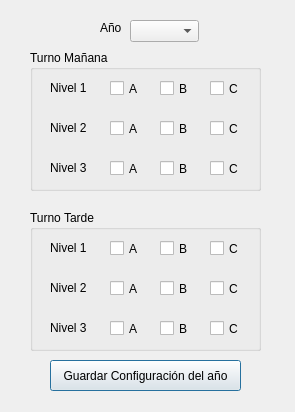
<?xml version="1.0" encoding="UTF-8"?>
<ui version="4.0">
 <class>dlgCursos</class>
 <widget class="QDialog" name="dlgCursos">
  <property name="geometry">
   <rect>
    <x>0</x>
    <y>0</y>
    <width>295</width>
    <height>412</height>
   </rect>
  </property>
  <property name="minimumSize">
   <size>
    <width>295</width>
    <height>412</height>
   </size>
  </property>
  <property name="maximumSize">
   <size>
    <width>295</width>
    <height>412</height>
   </size>
  </property>
  <property name="windowTitle">
   <string>Configuración de Cursos</string>
  </property>
  <widget class="QGroupBox" name="gbTManiana">
   <property name="geometry">
    <rect>
     <x>30</x>
     <y>50</y>
     <width>231</width>
     <height>141</height>
    </rect>
   </property>
   <property name="title">
    <string>Turno Mañana</string>
   </property>
   <widget class="QLabel" name="lblNivel1M">
    <property name="geometry">
     <rect>
      <x>20</x>
      <y>30</y>
      <width>41</width>
      <height>16</height>
     </rect>
    </property>
    <property name="text">
     <string>Nivel 1</string>
    </property>
   </widget>
   <widget class="QLabel" name="lblNivel2M">
    <property name="geometry">
     <rect>
      <x>20</x>
      <y>70</y>
      <width>41</width>
      <height>16</height>
     </rect>
    </property>
    <property name="text">
     <string>Nivel 2</string>
    </property>
   </widget>
   <widget class="QLabel" name="lblNivel3M">
    <property name="geometry">
     <rect>
      <x>20</x>
      <y>110</y>
      <width>41</width>
      <height>16</height>
     </rect>
    </property>
    <property name="text">
     <string>Nivel 3</string>
    </property>
   </widget>
   <widget class="QCheckBox" name="cbM1A">
    <property name="geometry">
     <rect>
      <x>80</x>
      <y>30</y>
      <width>31</width>
      <height>17</height>
     </rect>
    </property>
    <property name="text">
     <string>A</string>
    </property>
   </widget>
   <widget class="QCheckBox" name="cbM2A">
    <property name="geometry">
     <rect>
      <x>80</x>
      <y>70</y>
      <width>31</width>
      <height>17</height>
     </rect>
    </property>
    <property name="text">
     <string>A</string>
    </property>
   </widget>
   <widget class="QCheckBox" name="cbM3A">
    <property name="geometry">
     <rect>
      <x>80</x>
      <y>110</y>
      <width>31</width>
      <height>17</height>
     </rect>
    </property>
    <property name="text">
     <string>A</string>
    </property>
   </widget>
   <widget class="QCheckBox" name="cbM1B">
    <property name="geometry">
     <rect>
      <x>130</x>
      <y>30</y>
      <width>31</width>
      <height>17</height>
     </rect>
    </property>
    <property name="text">
     <string>B</string>
    </property>
   </widget>
   <widget class="QCheckBox" name="cbM3B">
    <property name="geometry">
     <rect>
      <x>130</x>
      <y>110</y>
      <width>31</width>
      <height>17</height>
     </rect>
    </property>
    <property name="text">
     <string>B</string>
    </property>
   </widget>
   <widget class="QCheckBox" name="cbM2B">
    <property name="geometry">
     <rect>
      <x>130</x>
      <y>70</y>
      <width>31</width>
      <height>17</height>
     </rect>
    </property>
    <property name="text">
     <string>B</string>
    </property>
   </widget>
   <widget class="QCheckBox" name="cbM1C">
    <property name="geometry">
     <rect>
      <x>180</x>
      <y>30</y>
      <width>31</width>
      <height>17</height>
     </rect>
    </property>
    <property name="text">
     <string>C</string>
    </property>
   </widget>
   <widget class="QCheckBox" name="cbM3C">
    <property name="geometry">
     <rect>
      <x>180</x>
      <y>110</y>
      <width>31</width>
      <height>17</height>
     </rect>
    </property>
    <property name="text">
     <string>C</string>
    </property>
   </widget>
   <widget class="QCheckBox" name="cbM2C">
    <property name="geometry">
     <rect>
      <x>180</x>
      <y>70</y>
      <width>31</width>
      <height>17</height>
     </rect>
    </property>
    <property name="text">
     <string>C</string>
    </property>
   </widget>
  </widget>
  <widget class="QPushButton" name="pbGuardarCursos">
   <property name="geometry">
    <rect>
     <x>50</x>
     <y>360</y>
     <width>191</width>
     <height>31</height>
    </rect>
   </property>
   <property name="text">
    <string>Guardar Configuración del año</string>
   </property>
  </widget>
  <widget class="QGroupBox" name="gbTTarde">
   <property name="geometry">
    <rect>
     <x>30</x>
     <y>210</y>
     <width>231</width>
     <height>141</height>
    </rect>
   </property>
   <property name="title">
    <string>Turno Tarde</string>
   </property>
   <widget class="QLabel" name="lblNivel1T">
    <property name="geometry">
     <rect>
      <x>20</x>
      <y>30</y>
      <width>41</width>
      <height>16</height>
     </rect>
    </property>
    <property name="text">
     <string>Nivel 1</string>
    </property>
   </widget>
   <widget class="QLabel" name="lblNivel2T">
    <property name="geometry">
     <rect>
      <x>20</x>
      <y>70</y>
      <width>41</width>
      <height>16</height>
     </rect>
    </property>
    <property name="text">
     <string>Nivel 2</string>
    </property>
   </widget>
   <widget class="QLabel" name="lblNivel3T">
    <property name="geometry">
     <rect>
      <x>20</x>
      <y>110</y>
      <width>41</width>
      <height>16</height>
     </rect>
    </property>
    <property name="text">
     <string>Nivel 3</string>
    </property>
   </widget>
   <widget class="QCheckBox" name="cbT1A">
    <property name="geometry">
     <rect>
      <x>80</x>
      <y>30</y>
      <width>31</width>
      <height>17</height>
     </rect>
    </property>
    <property name="text">
     <string>A</string>
    </property>
   </widget>
   <widget class="QCheckBox" name="cbT2A">
    <property name="geometry">
     <rect>
      <x>80</x>
      <y>70</y>
      <width>31</width>
      <height>17</height>
     </rect>
    </property>
    <property name="text">
     <string>A</string>
    </property>
   </widget>
   <widget class="QCheckBox" name="cbT3A">
    <property name="geometry">
     <rect>
      <x>80</x>
      <y>110</y>
      <width>31</width>
      <height>17</height>
     </rect>
    </property>
    <property name="text">
     <string>A</string>
    </property>
   </widget>
   <widget class="QCheckBox" name="cbT1B">
    <property name="geometry">
     <rect>
      <x>130</x>
      <y>30</y>
      <width>31</width>
      <height>17</height>
     </rect>
    </property>
    <property name="text">
     <string>B</string>
    </property>
   </widget>
   <widget class="QCheckBox" name="cbT3B">
    <property name="geometry">
     <rect>
      <x>130</x>
      <y>110</y>
      <width>31</width>
      <height>17</height>
     </rect>
    </property>
    <property name="text">
     <string>B</string>
    </property>
   </widget>
   <widget class="QCheckBox" name="cbT2B">
    <property name="geometry">
     <rect>
      <x>130</x>
      <y>70</y>
      <width>31</width>
      <height>17</height>
     </rect>
    </property>
    <property name="text">
     <string>B</string>
    </property>
   </widget>
   <widget class="QCheckBox" name="cbT1C">
    <property name="geometry">
     <rect>
      <x>180</x>
      <y>30</y>
      <width>31</width>
      <height>17</height>
     </rect>
    </property>
    <property name="text">
     <string>C</string>
    </property>
   </widget>
   <widget class="QCheckBox" name="cbT3C">
    <property name="geometry">
     <rect>
      <x>180</x>
      <y>110</y>
      <width>31</width>
      <height>17</height>
     </rect>
    </property>
    <property name="text">
     <string>C</string>
    </property>
   </widget>
   <widget class="QCheckBox" name="cbT2C">
    <property name="geometry">
     <rect>
      <x>180</x>
      <y>70</y>
      <width>31</width>
      <height>17</height>
     </rect>
    </property>
    <property name="text">
     <string>C</string>
    </property>
   </widget>
  </widget>
  <widget class="QComboBox" name="cbboxAnio">
   <property name="geometry">
    <rect>
     <x>130</x>
     <y>20</y>
     <width>69</width>
     <height>22</height>
    </rect>
   </property>
  </widget>
  <widget class="QLabel" name="lblAnio">
   <property name="geometry">
    <rect>
     <x>100</x>
     <y>20</y>
     <width>31</width>
     <height>16</height>
    </rect>
   </property>
   <property name="text">
    <string>Año</string>
   </property>
  </widget>
 </widget>
 <resources/>
 <connections/>
</ui>
